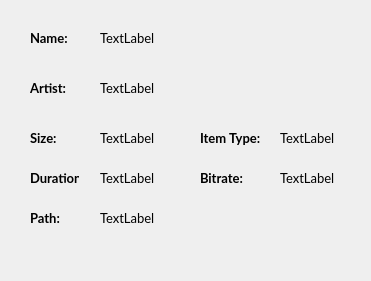
<?xml version="1.0" encoding="UTF-8"?>
<ui version="4.0">
 <class>PropertiesWindow</class>
 <widget class="QDialog" name="PropertiesWindow">
  <property name="enabled">
   <bool>true</bool>
  </property>
  <property name="geometry">
   <rect>
    <x>0</x>
    <y>0</y>
    <width>371</width>
    <height>281</height>
   </rect>
  </property>
  <property name="minimumSize">
   <size>
    <width>371</width>
    <height>281</height>
   </size>
  </property>
  <property name="maximumSize">
   <size>
    <width>371</width>
    <height>281</height>
   </size>
  </property>
  <property name="font">
   <font>
    <family>Lato</family>
    <pointsize>10</pointsize>
   </font>
  </property>
  <property name="windowTitle">
   <string>Dialog</string>
  </property>
  <widget class="QLabel" name="label">
   <property name="geometry">
    <rect>
     <x>30</x>
     <y>30</y>
     <width>49</width>
     <height>16</height>
    </rect>
   </property>
   <property name="font">
    <font>
     <family>Lato</family>
     <pointsize>10</pointsize>
     <bold>true</bold>
    </font>
   </property>
   <property name="text">
    <string>Name:</string>
   </property>
  </widget>
  <widget class="QLabel" name="label_2">
   <property name="geometry">
    <rect>
     <x>30</x>
     <y>210</y>
     <width>49</width>
     <height>16</height>
    </rect>
   </property>
   <property name="font">
    <font>
     <family>Lato</family>
     <pointsize>10</pointsize>
     <bold>true</bold>
    </font>
   </property>
   <property name="text">
    <string>Path:</string>
   </property>
  </widget>
  <widget class="QLabel" name="label_3">
   <property name="geometry">
    <rect>
     <x>30</x>
     <y>130</y>
     <width>49</width>
     <height>16</height>
    </rect>
   </property>
   <property name="font">
    <font>
     <family>Lato</family>
     <pointsize>10</pointsize>
     <bold>true</bold>
    </font>
   </property>
   <property name="text">
    <string>Size:</string>
   </property>
  </widget>
  <widget class="QLabel" name="label_4">
   <property name="geometry">
    <rect>
     <x>30</x>
     <y>170</y>
     <width>49</width>
     <height>16</height>
    </rect>
   </property>
   <property name="font">
    <font>
     <family>Lato</family>
     <pointsize>10</pointsize>
     <bold>true</bold>
    </font>
   </property>
   <property name="text">
    <string>Duration:</string>
   </property>
  </widget>
  <widget class="QLabel" name="label_5">
   <property name="geometry">
    <rect>
     <x>200</x>
     <y>130</y>
     <width>61</width>
     <height>16</height>
    </rect>
   </property>
   <property name="font">
    <font>
     <family>Lato</family>
     <pointsize>10</pointsize>
     <bold>true</bold>
    </font>
   </property>
   <property name="text">
    <string>Item Type:</string>
   </property>
  </widget>
  <widget class="QLabel" name="Name_Label">
   <property name="geometry">
    <rect>
     <x>100</x>
     <y>30</y>
     <width>241</width>
     <height>31</height>
    </rect>
   </property>
   <property name="font">
    <font>
     <family>Lato</family>
     <pointsize>10</pointsize>
    </font>
   </property>
   <property name="text">
    <string>TextLabel</string>
   </property>
   <property name="alignment">
    <set>Qt::AlignLeading|Qt::AlignLeft|Qt::AlignTop</set>
   </property>
   <property name="wordWrap">
    <bool>true</bool>
   </property>
  </widget>
  <widget class="QLabel" name="Path_Label">
   <property name="geometry">
    <rect>
     <x>100</x>
     <y>210</y>
     <width>241</width>
     <height>31</height>
    </rect>
   </property>
   <property name="text">
    <string>TextLabel</string>
   </property>
   <property name="alignment">
    <set>Qt::AlignLeading|Qt::AlignLeft|Qt::AlignTop</set>
   </property>
   <property name="wordWrap">
    <bool>true</bool>
   </property>
  </widget>
  <widget class="QLabel" name="Size_Label">
   <property name="geometry">
    <rect>
     <x>100</x>
     <y>130</y>
     <width>81</width>
     <height>16</height>
    </rect>
   </property>
   <property name="text">
    <string>TextLabel</string>
   </property>
  </widget>
  <widget class="QLabel" name="Duration_Label">
   <property name="geometry">
    <rect>
     <x>100</x>
     <y>170</y>
     <width>71</width>
     <height>16</height>
    </rect>
   </property>
   <property name="text">
    <string>TextLabel</string>
   </property>
  </widget>
  <widget class="QLabel" name="Bitrate_Label">
   <property name="geometry">
    <rect>
     <x>280</x>
     <y>130</y>
     <width>81</width>
     <height>16</height>
    </rect>
   </property>
   <property name="text">
    <string>TextLabel</string>
   </property>
  </widget>
  <widget class="QLabel" name="label_6">
   <property name="geometry">
    <rect>
     <x>30</x>
     <y>80</y>
     <width>49</width>
     <height>16</height>
    </rect>
   </property>
   <property name="font">
    <font>
     <family>Lato</family>
     <pointsize>10</pointsize>
     <bold>true</bold>
    </font>
   </property>
   <property name="text">
    <string>Artist:</string>
   </property>
  </widget>
  <widget class="QLabel" name="Year_Label">
   <property name="geometry">
    <rect>
     <x>100</x>
     <y>80</y>
     <width>221</width>
     <height>16</height>
    </rect>
   </property>
   <property name="text">
    <string>TextLabel</string>
   </property>
  </widget>
  <widget class="QLabel" name="label_7">
   <property name="geometry">
    <rect>
     <x>200</x>
     <y>170</y>
     <width>49</width>
     <height>16</height>
    </rect>
   </property>
   <property name="font">
    <font>
     <family>Lato</family>
     <pointsize>10</pointsize>
     <bold>true</bold>
    </font>
   </property>
   <property name="text">
    <string>Bitrate:</string>
   </property>
  </widget>
  <widget class="QLabel" name="Bitrate">
   <property name="geometry">
    <rect>
     <x>280</x>
     <y>170</y>
     <width>81</width>
     <height>16</height>
    </rect>
   </property>
   <property name="text">
    <string>TextLabel</string>
   </property>
  </widget>
 </widget>
 <resources/>
 <connections/>
</ui>
